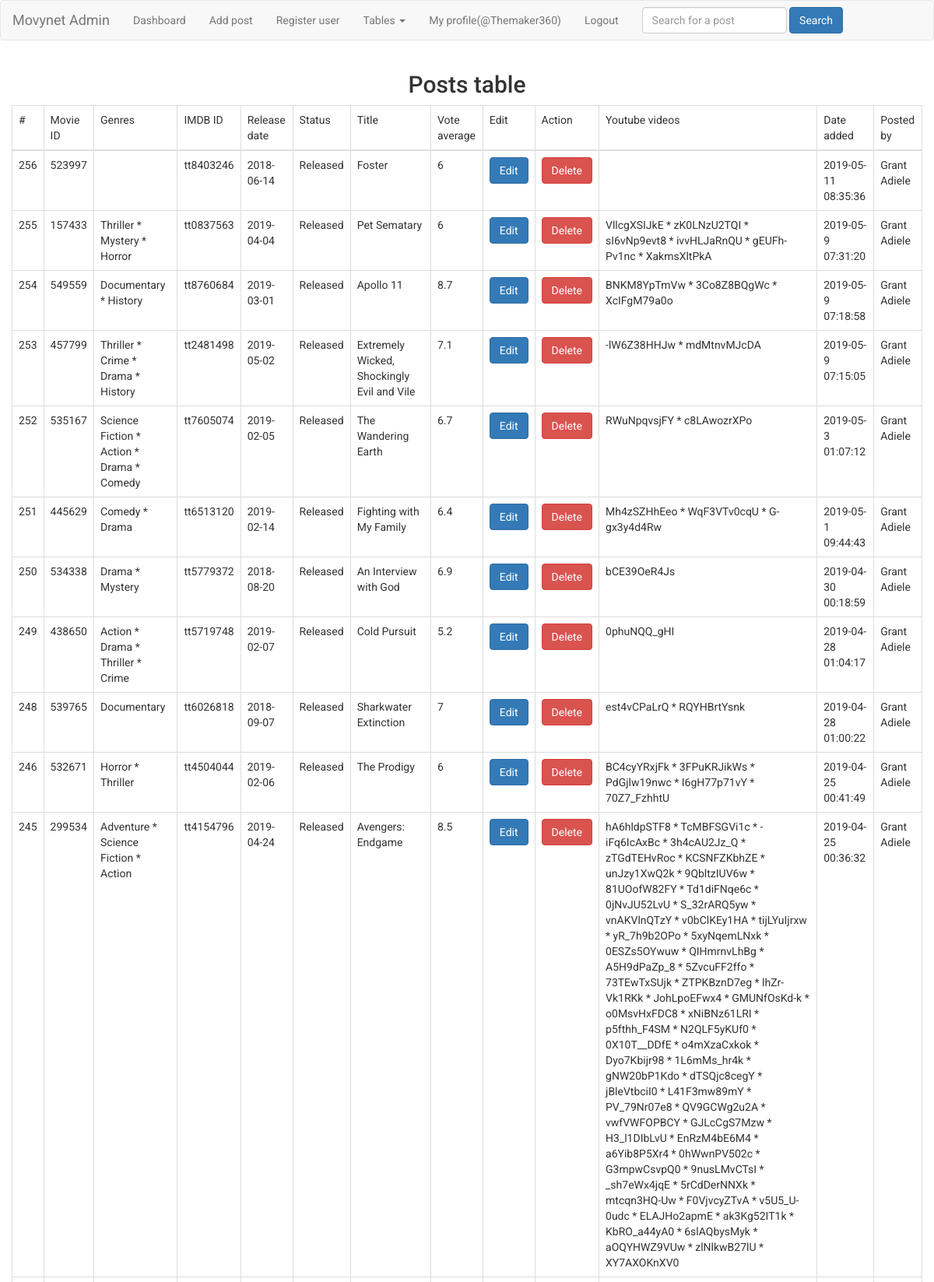
/admin/posts_table.php (signed in, upper part), run on the app's committed database.
### tables this page shows
CREATE TABLE `_posts` (
  `id` int(11) NOT NULL,
  `movie_id` varchar(20) NOT NULL,
  `adult` varchar(20) NOT NULL,
  `backdrop_path` varchar(150) NOT NULL,
  `budget` varchar(50) NOT NULL,
  `genres` varchar(150) NOT NULL,
  `homepage` varchar(150) NOT NULL,
  `imdb_id` varchar(20) NOT NULL,
  `original_language` varchar(20) NOT NULL,
  `original_title` varchar(255) NOT NULL,
  `overview` text NOT NULL,
  `poster_path` varchar(150) NOT NULL,
  `production_companies` varchar(255) NOT NULL,
  `release_date` varchar(20) NOT NULL,
  `revenue` varchar(50) NOT NULL,
  `runtime` varchar(20) NOT NULL,
  `status` varchar(50) NOT NULL,
  `title` varchar(255) NOT NULL,
  `vote_average` varchar(20) NOT NULL,
  `vote_count` varchar(50) NOT NULL,
  `videos` text NOT NULL,
  `download_links` text NOT NULL,
  `download_links_info` text NOT NULL,
  `post_type` varchar(20) NOT NULL,
  `date_added` varchar(50) NOT NULL,
  `last_edited_on` varchar(50) NOT NULL,
  `posted_by` varchar(150) NOT NULL,
  `source` varchar(20) NOT NULL
);

### functions/autoload.php (called while the page is built, shortened)
<?php
function autoload($classname){
	$classArray = explode('\\', $classname);
	$class = array_pop($classArray);
	$dirname = strtolower(implode('/', $classArray));
	$path = __DIR__.'/../'.$dirname.'/'.$class.'.php';
}

### classes/Database.php (called while the page is built, shortened)
<?php
class Database{
	private static $_instance = null;
	private $_pdo, $_query, $_result, $_error = false;
	private function __construct(){
		try{
			$this->_pdo = new PDO('mysql:host='.DB_HOST.';dbname='.DB_NAME, DB_USERNAME, DB_PASSWORD);
		}catch(PDOException $e){
			exit($e->getMessage());
		}
	}
	public static function getInstance(){
		if(!isset(self::$_instance)){
			self::$_instance = new self();
		}
		return self::$_instance;
	}
	public function query($sql, $values = []){
		if($this->_query = $this->_pdo->prepare($sql)){
			if(is_array($values)){
				$x = 1;
				foreach($values as $key => $value){
					$this->_query->bindValue($x, $value);
					$x++;
				}
			}else{
				return "Array required on parameter 2.";
			}
		}
		if($this->_query->execute()){
			$this;
		}else{
			$this->_error = true;
		}
		return $this;
	}
	public function selectQuery($table, $columns = [], $conditions = []){
		$columnString = $whereString = $orderString = $limitString = '';
		$values = [];
		if(is_array($columns)){
			foreach($columns as $column => $value){
				$columnString .= "$value, ";
			}
			$columnString = rtrim($columnString, ', ');
		}else{
			return "Array required on parameter 2.";
		}
		if(is_array($conditions)){
			if(array_key_exists('ORDER', $conditions)){
				$orderString = 'ORDER BY ';
				foreach($conditions['ORDER'] as $key => $value){
					$orderString .= "$value, ";
				}
				$orderString = rtrim($orderString, ', ');
				$lowerOrderString = strtolower($orderString);
				$orderArray = explode(', ', $lowerOrderString);
				if(in_array('desc', $orderArray) || in_array('asc', $orderArray)){
					$str_pos = strrpos($orderString, ',');
					$orderString = substr_replace($orderString, '', $str_pos, 1);
				}
			}
			if(array_key_exists('LIMIT', $conditions)){
				$limitString = 'LIMIT ';
				foreach($conditions['LIMIT'] as $key => $value){
					$limitString .= "$value, ";
				}
				$limitString = rtrim($limitString, ', ');
			}
		}else{
			return "Array required on parameter 3.";
		}
		$sql = trim("SELECT {$columnString} FROM {$table} {$whereString} {$orderString} {$limitString}");
		if($this->query($sql, $values)){
			$this;
		}else{
			$this->_error = true;
		}
		return $this;
	}
	public function results(){
		return $this->_result = $this->_query->fetch(PDO::FETCH_ASSOC);
	}
}

### admin/posts_table.php (the view, shortened to what this page needs)
<?php
require_once __DIR__.'/../functions/autoload.php';
$db = Database::getInstance();
$validator = new Validate();
if(isset($_GET['page']) && $validator->validateInt($_GET['page'])){
	$page = sanitize_int($_GET['page']);
}else{
	$page = 1;
}
$pageLimit = 50;
$startLimit = ($page-1)*$pageLimit;
$selectQuery = $db->selectQuery('_posts', ['id', 'movie_id', 'genres', 'imdb_id', 'release_date', 'status', 'title', 'vote_average', 'videos', 'date_added', 'posted_by'], [
	'ORDER' => ['id', 'DESC'], 'LIMIT' => [$startLimit, $pageLimit]
]);
?>
<!DOCTYPE html>
<html lang="en">
<head>
	<link rel="stylesheet" type="text/css" href="<?=SROOT?>assets/css/bootstrap.min.css" media="screen" title="no title" charset="utf-8">
</head>
<body>
	<?php include_once __DIR__.'/includes/nav.php'; ?>
	<div class="table-responsive col-md-12">
		<h2 class="text-center">Posts table</h2>
		<table class="table table-bordered">
			<thead>
				<tr>
					<td>#</td> <td>Movie ID</td> <td>Genres</td> <td>IMDB ID</td> <td>Release date</td> <td>Status</td> <td>Title</td> <td>Vote average</td> <td>Edit</td> <td>Action</td> <td>Youtube videos</td> <td>Date added</td> <td>Posted by</td>
				</tr>
			</thead>
			<tbody>
				<?php while($data = $selectQuery->results()): ?>
					<tr>
						<td><?=$data['id']?></td>
						<td><?=$data['movie_id']?></td>
						<td><?=$data['genres']?></td>
						<td><?=$data['imdb_id']?></td>
						<td><?=$data['release_date']?></td>
						<td><?=$data['status']?></td>
						<td><?=$data['title']?></td>
						<td><?=$data['vote_average']?></td>
						<td><a href="<?=AROOT?>edit_post.php?m_id=<?=$data['id']?>" class="btn btn-primary">Edit</a></td>
						<td><a href="<?=AROOT?>delete_post.php?m_id=<?=$data['id']?>" class="btn btn-danger">Delete</a></td>
						<td><?=$data['videos']?></td>
						<td><?=$data['date_added']?></td>
						<td><?=$data['posted_by']?></td>
					</tr>
				<?php endwhile; ?>
			</tbody>
		</table>
	</div>
</body>
</html>

### admin/posts_table.php (style rules this page uses)
html, body { font-family:'Roboto', sans-serif; }

### data on the page
_posts: id "256", movie "523997", imdb "tt8403246", release_date "2018-06-14", status "Released", title "Foster", vote_average "6", date_added "2019-05-11 08:35:36", posted_by "Grant Adiele"
_posts: id "255", movie "157433", genres "Thriller * Mystery * Horror", imdb "tt0837563", release_date "2019-04-04", status "Released", title "Pet Sematary", vote_average "6", videos "VllcgXSIJkE * zK0LNzU2TQI * sI6vNp9evt8 * ivvHLJaRnQU * gEUFh-Pv1nc * XakmsXltPkA", date_added "2019-05-9 07:31:20", posted_by "Grant Adiele"
_posts: id "254", movie "549559", genres "Documentary * History", imdb "tt8760684", release_date "2019-03-01", status "Released", title "Apollo 11", vote_average "8.7", videos "BNKM8YpTmVw * 3Co8Z8BQgWc * XcIFgM79a0o", date_added "2019-05-9 07:18:58", posted_by "Grant Adiele"
_posts: id "253", movie "457799", genres "Thriller * Crime * Drama * History", imdb "tt2481498", release_date "2019-05-02", status "Released", title "Extremely Wicked, Shockingly Evil and Vile", vote_average "7.1", videos "-lW6Z38HHJw * mdMtnvMJcDA", date_added "2019-05-9 07:15:05", posted_by "Grant Adiele"
_posts: id "252", movie "535167", genres "Science Fiction * Action * Drama * Comedy", imdb "tt7605074", release_date "2019-02-05", status "Released", title "The Wandering Earth", vote_average "6.7", videos "RWuNpqvsjFY * c8LAwozrXPo", date_added "2019-05-3 01:07:12", posted_by "Grant Adiele"
_posts: id "251", movie "445629", genres "Comedy * Drama", imdb "tt6513120", release_date "2019-02-14", status "Released", title "Fighting with My Family", vote_average "6.4", videos "Mh4zSZHhEeo * WqF3VTv0cqU * G-gx3y4d4Rw", date_added "2019-05-1 09:44:43", posted_by "Grant Adiele"
_posts: id "250", movie "534338", genres "Drama * Mystery", imdb "tt5779372", release_date "2018-08-20", status "Released", title "An Interview with God", vote_average "6.9", videos "bCE39OeR4Js", date_added "2019-04-30 00:18:59", posted_by "Grant Adiele"
_posts: id "249", movie "438650", genres "Action * Drama * Thriller * Crime", imdb "tt5719748", release_date "2019-02-07", status "Released", title "Cold Pursuit", vote_average "5.2", videos "0phuNQQ_gHI", date_added "2019-04-28 01:04:17", posted_by "Grant Adiele"
_posts: id "248", movie "539765", genres "Documentary", imdb "tt6026818", release_date "2018-09-07", status "Released", title "Sharkwater Extinction", vote_average "7", videos "est4vCPaLrQ * RQYHBrtYsnk", date_added "2019-04-28 01:00:22", posted_by "Grant Adiele"
_posts: id "246", movie "532671", genres "Horror * Thriller", imdb "tt4504044", release_date "2019-02-06", status "Released", title "The Prodigy", vote_average "6", videos "BC4cyYRxjFk * 3FPuKRJikWs * PdGjlw19nwc * I6gH77p71vY * 70Z7_FzhhtU", date_added "2019-04-25 00:41:49", posted_by "Grant Adiele"
_posts: id "245", movie "299534", genres "Adventure * Science Fiction * Action", imdb "tt4154796", release_date "2019-04-24", status "Released", title "Avengers: Endgame", vote_average "8.5", videos "hA6hldpSTF8 * TcMBFSGVi1c * -iFq6IcAxBc * 3h4cAU2Jz_Q * zTGdTEHvRoc * KCSNFZKbhZE * unJzy1XwQ2k * 9QbltzIUV6w * 81UOofW82FY * Td1diFNqe6c * 0jNvJU52LvU * S_32rARQ5yw * vnAKVlnQTzY * v0bClKEy1HA * tijLYuIjrxw * yR_7h9b2OPo * 5xyNqemLNxk * 0ESZs5OYwuw * QIHmrnvLhBg * A5H9dPaZp_8 * 5ZvcuFF2ffo * 73TEwTxSUjk * ZTPKBznD7eg * lhZr-Vk1RKk * JohLpoEFwx4 * GMUNfOsKd-k * o0MsvHxFDC8 * xNiBNz61LRI * p5fthh_F4SM * N2QLF5yKUf0 * 0X10T__DDfE * o4mXzaCxkok * Dyo7Kbijr98 * 1L6mMs_hr4k * gNW20bP1Kdo * dTSQjc8cegY * jBleVtbciI0 * L41F3mw89mY * PV_79Nr07e8 * QV9GCWg2u2A * vwfVWFOPBCY * GJLcCgS7Mzw * H3_l1DIbLvU * EnRzM4bE6M4 * a6Yib8P5Xr4 * 0hWwnPV502c * G3mpwCsvpQ0 * 9nusLMvCTsI * _sh7eWx4jqE * 5rCdDerNNXk *…", date_added "2019-04-25 00:36:32", posted_by "Grant Adiele"

### other printed values
SITE_NAME "Movynet"
Session::get('username') "@Themaker360"
